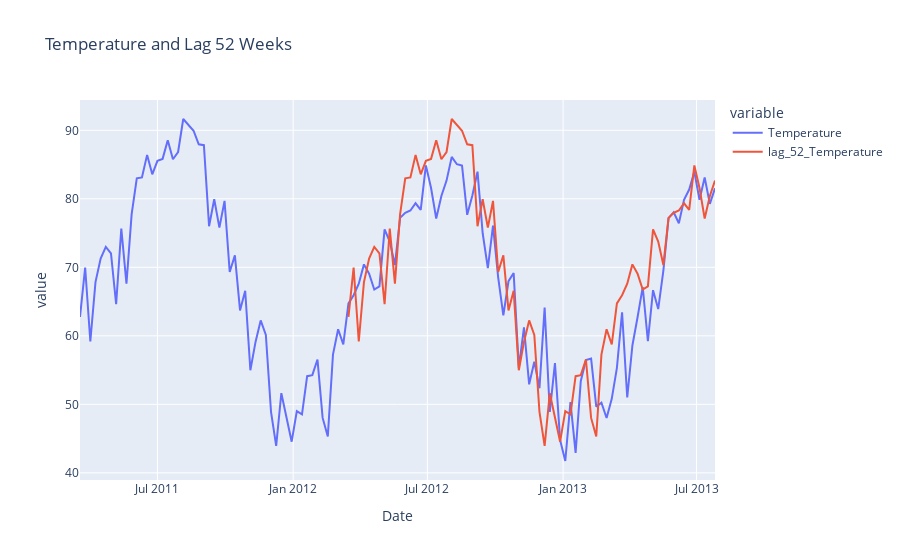

Notebook code cell kept with this figure:
### Code cell
view_data_horizon(data, target="Temperature")
